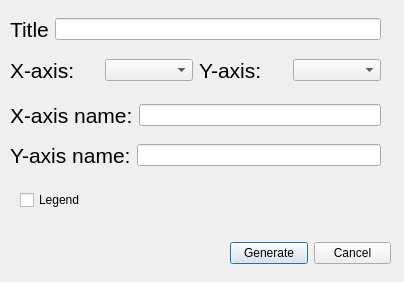
<?xml version="1.0" encoding="UTF-8"?>
<ui version="4.0">
 <class>Dialog</class>
 <widget class="QDialog" name="Dialog">
  <property name="geometry">
   <rect>
    <x>0</x>
    <y>0</y>
    <width>404</width>
    <height>282</height>
   </rect>
  </property>
  <property name="windowTitle">
   <string>Dialog</string>
  </property>
  <property name="windowIcon">
   <iconset>
    <normaloff>../Icons/line-chart.png</normaloff>../Icons/line-chart.png</iconset>
  </property>
  <widget class="QWidget" name="layoutWidget">
   <property name="geometry">
    <rect>
     <x>230</x>
     <y>240</y>
     <width>161</width>
     <height>26</height>
    </rect>
   </property>
   <layout class="QHBoxLayout" name="horizontalLayout">
    <item>
     <widget class="QPushButton" name="generateButton">
      <property name="text">
       <string>Generate</string>
      </property>
     </widget>
    </item>
    <item>
     <widget class="QPushButton" name="cancelButton">
      <property name="text">
       <string>Cancel</string>
      </property>
     </widget>
    </item>
   </layout>
  </widget>
  <widget class="QWidget" name="layoutWidget">
   <property name="geometry">
    <rect>
     <x>10</x>
     <y>50</y>
     <width>371</width>
     <height>41</height>
    </rect>
   </property>
   <layout class="QHBoxLayout" name="horizontalLayout_4">
    <item>
     <layout class="QHBoxLayout" name="horizontalLayout_2">
      <item>
       <widget class="QLabel" name="label">
        <property name="font">
         <font>
          <pointsize>16</pointsize>
         </font>
        </property>
        <property name="text">
         <string>X-axis:</string>
        </property>
       </widget>
      </item>
      <item>
       <widget class="QComboBox" name="xAxisComboBox"/>
      </item>
     </layout>
    </item>
    <item>
     <layout class="QHBoxLayout" name="horizontalLayout_3">
      <item>
       <widget class="QLabel" name="label_2">
        <property name="font">
         <font>
          <pointsize>16</pointsize>
         </font>
        </property>
        <property name="text">
         <string>Y-axis:</string>
        </property>
       </widget>
      </item>
      <item>
       <widget class="QComboBox" name="yAxisComboBox"/>
      </item>
     </layout>
    </item>
   </layout>
  </widget>
  <widget class="QWidget" name="layoutWidget">
   <property name="geometry">
    <rect>
     <x>10</x>
     <y>140</y>
     <width>371</width>
     <height>30</height>
    </rect>
   </property>
   <layout class="QHBoxLayout" name="horizontalLayout_6">
    <item>
     <widget class="QLabel" name="label_4">
      <property name="font">
       <font>
        <pointsize>16</pointsize>
       </font>
      </property>
      <property name="text">
       <string>Y-axis name:</string>
      </property>
     </widget>
    </item>
    <item>
     <widget class="QLineEdit" name="yAxisLineEdit"/>
    </item>
   </layout>
  </widget>
  <widget class="QWidget" name="layoutWidget">
   <property name="geometry">
    <rect>
     <x>10</x>
     <y>100</y>
     <width>371</width>
     <height>30</height>
    </rect>
   </property>
   <layout class="QHBoxLayout" name="horizontalLayout_5">
    <item>
     <widget class="QLabel" name="label_3">
      <property name="font">
       <font>
        <pointsize>16</pointsize>
       </font>
      </property>
      <property name="text">
       <string>X-axis name:</string>
      </property>
     </widget>
    </item>
    <item>
     <widget class="QLineEdit" name="xAxisLineEdit">
      <property name="text">
       <string/>
      </property>
     </widget>
    </item>
   </layout>
  </widget>
  <widget class="QWidget" name="layoutWidget">
   <property name="geometry">
    <rect>
     <x>10</x>
     <y>9</y>
     <width>371</width>
     <height>41</height>
    </rect>
   </property>
   <layout class="QHBoxLayout" name="horizontalLayout_7">
    <item>
     <widget class="QLabel" name="label_5">
      <property name="font">
       <font>
        <pointsize>16</pointsize>
       </font>
      </property>
      <property name="text">
       <string>Title</string>
      </property>
     </widget>
    </item>
    <item>
     <widget class="QLineEdit" name="titleLineEdit"/>
    </item>
   </layout>
  </widget>
  <widget class="QCheckBox" name="legendCheckBox">
   <property name="geometry">
    <rect>
     <x>20</x>
     <y>190</y>
     <width>75</width>
     <height>20</height>
    </rect>
   </property>
   <property name="text">
    <string>Legend</string>
   </property>
  </widget>
 </widget>
 <resources/>
 <connections/>
</ui>
